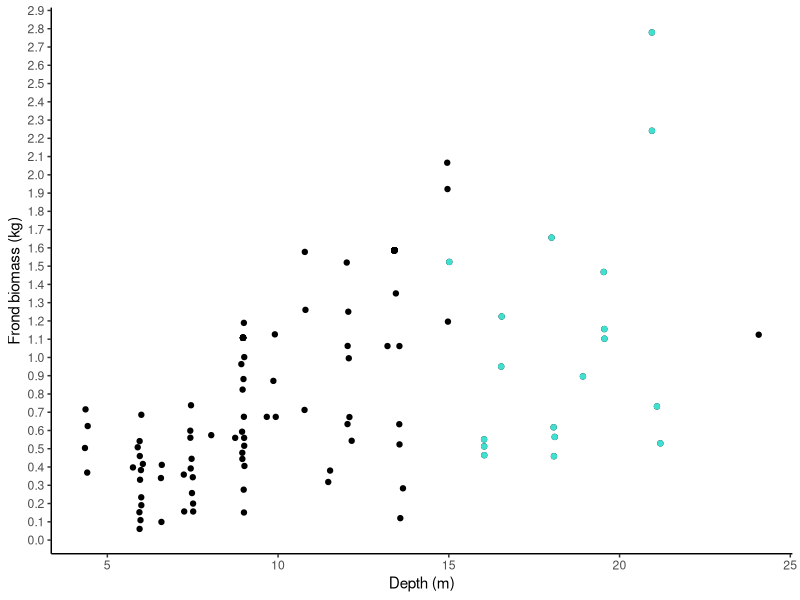
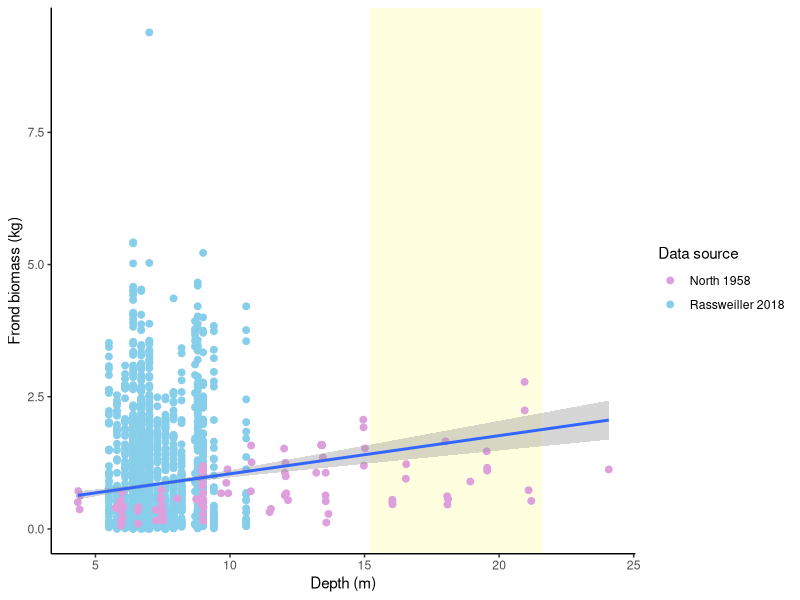
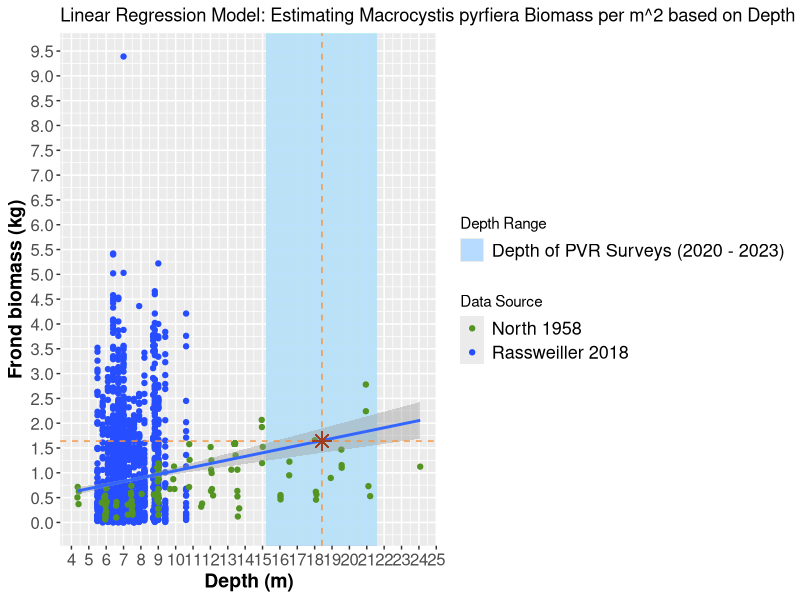
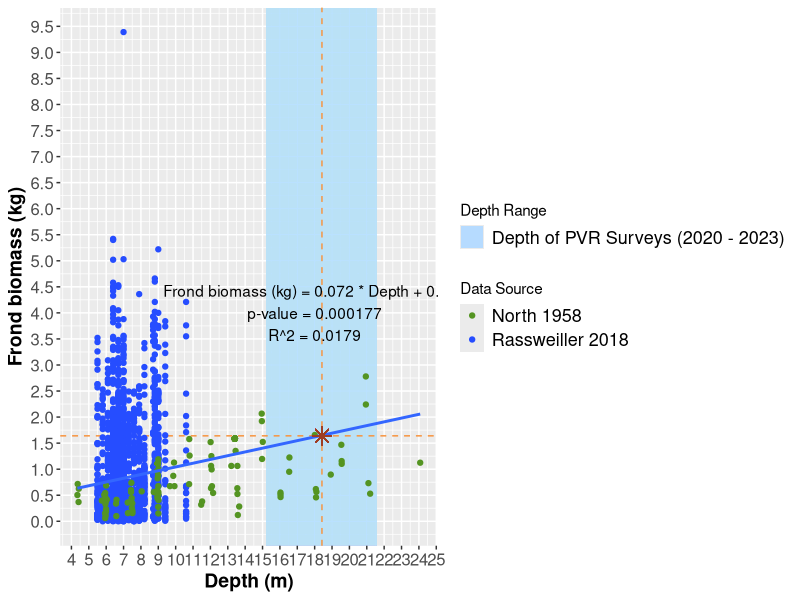
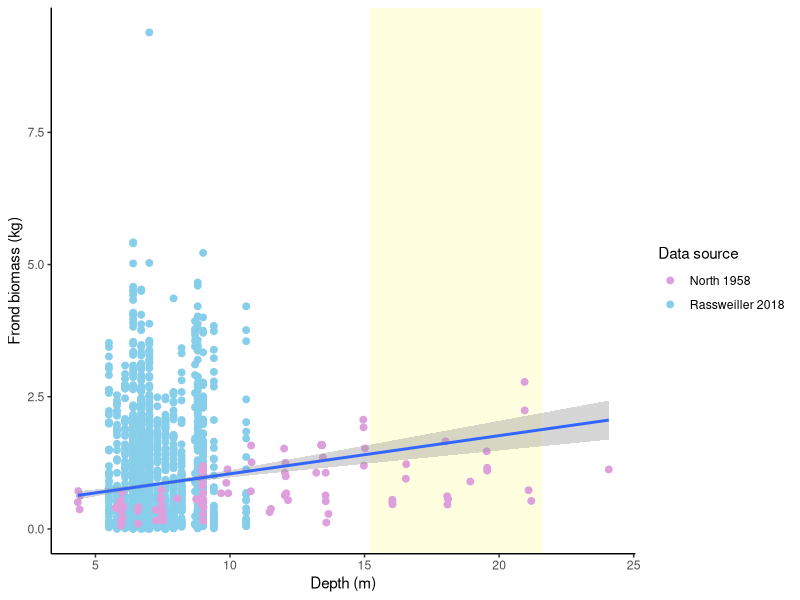
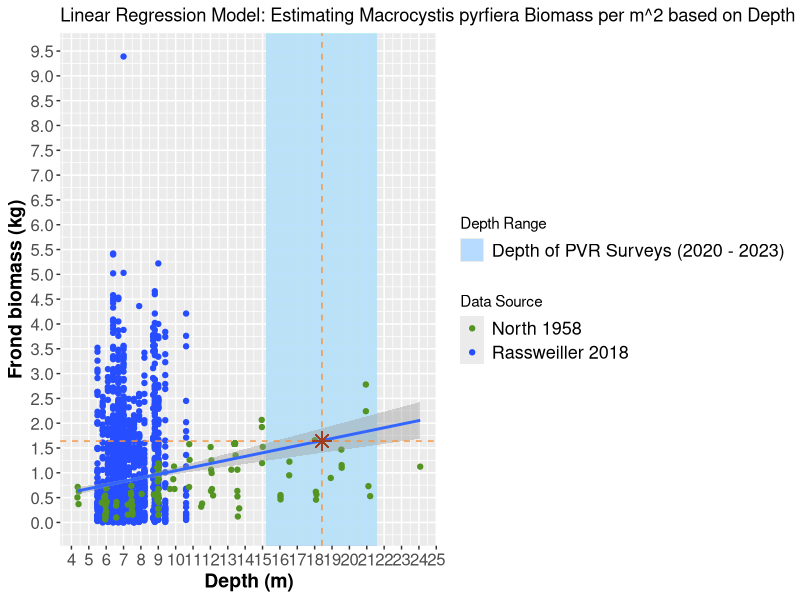

These figures' R source, in order: (Note: this script raises an error after producing the figures.)
# CREATION DATE 3 June 2024
# MODIFIED DATE 6 July  2024
# MODIFIED by Katie P. July 10 2024

# AUTHOR: kitchel@oxy.edu & placensia@oxy.edu

# PURPOSE: Determine how frond biomass varies with depth from both North 1958 and Rassweiler 2018
#K.P. Create a graph that shows how giant kelp biomass has increased each year on PVR from 2020 - 2023. Determine how to calculate biomass values on each module from stipe density values (because stipe density is a proxy for frond density).
#############################
##Setup
#############################
library(tidyverse)
library(lubridate)
############################
#LOAD DATA
############################
#open data subset of PVR only
dat_PV_macrocystis_post_construction <- read_csv(file = file.path("data","dat_PV_macrocystis_post_construction.csv"))
#View data subset
dat_PV_macrocystis_post_construction


#North et al. 1958 conducted a study on M. pyrifera to determine how much giant kelp was present in the Papalote Bed during different months of the year. Due to weathering kelp beds were not present in October and December of 1957, but thick kelp beds were observed from a campsite on shore in May 1957. Then again in May of 1958 aerial surveys revealed that the bed was once again existent. Between May and July 1957 juvenile plants appeared and better growing conditions allowed for the formation of a canopy/
# The North team collected data on giant kelp juveniles at depths from 20 to 25 m, as well as from depths from 4 to 25 m. North 1958 estimated the average weight of a stipes plus attached pneumatocysts and blades for depths of around 18 m; around the depth at which the VRG completed ARM surveys. The data set by North provides the mass of all weighed kelp fronds from this experiment.
#This data set will provide us with the depth and mass of each sampled and collected frond from the North 1958 experiment from June, July, and August of 1958.

#import North et al. 1958 data
North_1958_kelp_frond_biomass <- read_csv(file.path("data","North_1958_kelp_frond_biomass.csv"))
# Lets look at the data set
North_1958_kelp_frond_biomass
# Looks great!

# Rassweiler completed more than a decade long study on determining the relationship between NPP and biomass, and through their dive surveys they were able to create a data set that estimates the seasonal biomass, growth and NPP for the five years covered by the Reed and Rassweiler publication (2002-2006) and with a decade long of additional data (2007 - 2017).
#import Rassweiler et al. 2018 data
Rassweiler_2018_kelpdata <- read_csv(file.path("data","Rassweiler_2018_kelpdata.csv"))

Rassweiler_2018_kelpdata
############################
#PVR depths
############################

summary(dat_PV_macrocystis_post_construction$SurveyDepth_m)

#By looking at the summary of SurveyDepths in m of the dive surveys conducted at PVR we can determine whether the biomass estimates postulated by North and Rassweiler are applicable to our data set. The best way to project the biomass values from Rassweiler and Reed is to make sure that the depths at which they completed their surveys is similar to the depth at which we collected PVR ARM data as well.
# We see that the minimum depth of dive surveys completed by the VRG at PVR was 15.2 m, and the maximum depth was 21.6 m *Zoë note:(keep in mind this is dive computer data, so it's rough)

PVR_min_depth <- 15.2
PVR_max_depth <- 21.6
PVR_mean_depth <- 18.42

############################
#North 1958 predictions for this depth range
############################
# To determine the biomass at the 15.2 - 21.6 depth range we filtered North's data set to only look at fronds collected at this range.

summary(North_1958_kelp_frond_biomass |>
          filter(Depth_m > 15 & Depth_m < 22))

#For depths between 15.01 and 21.19, weight of fronds ranges from 0.45 kg to 2.77 kg with an average of 1.07 kg.

#what does this look like visually? (Highlighting depths that match our depths)
ggplot() +
  geom_point(data = North_1958_kelp_frond_biomass, aes(x = Depth_m, y = weight_kg)) +
  geom_point(data = North_1958_kelp_frond_biomass |> filter(Depth_m > 15 & Depth_m < 22), aes(x = Depth_m, y = weight_kg), color = "turquoise") +
  labs(x = "Depth (m)", y = "Frond biomass (kg)") +
  theme_classic() +
  scale_y_continuous(breaks = seq(0, 3, by = 0.1))
#ggplot shows the frond biomass at which North collected a frond between 15-22 m.

############################
#Rassweiler 2018 predictions for this depth range
############################

Rassweiler_2018_kelpdata.r <- Rassweiler_2018_kelpdata |>
  filter(complete.cases(DEPTH) & complete.cases(WT_WC) & complete.cases(WT_C)) #only include rows with data for depth, watercolumn weight, and canopy weight

# By finding the sum of column weight and canopy weight we can determine the mean weight of all giant kelp fronds
#make new column summing water column weight and canopy weight
Rassweiler_2018_kelpdata.r <- Rassweiler_2018_kelpdata.r |>
  mutate(WT_F = WT_WC + WT_C) |>
  group_by(DEPTH) |>
  mutate(mean_wt_depth = mean(WT_F, na.rm = T))

#Lets look at this column
view(Rassweiler_2018_kelpdata.r)

#run a linear model (predicting weight of frond by depth). The linear model will help describe the relationship between WT_F (sum weight of water column and canopy fronds) and the depth at which the samples were collected by the VRG at PVR (ARM).
lm_mod <- lm(WT_F ~ DEPTH, data = Rassweiler_2018_kelpdata.r)

#let's look at model results in console
summary(lm_mod)

#it's a significant relationship (Pr(>|t|) or p-value is < 0.05)
#It predicts that Frond weight = 0.117 * DEPTH + 0.010

#Therefore, this model predicts that fronds at the minimum PVR depth = 1.79 kg
#minimum depth PVR * coefficient + intercept
PVR_min_depth * 0.117 + 0.010

#And then, this model predicts that fronds at the maximum PVR depth = 2.5372 kg
#minimum depth PVR * coefficient + intercept
PVR_max_depth * 0.117 + 0.010

#How does Rasweiller data overlap with North data?

#reduce Rasweiller data to depth and biomass
# Only look at depth and biomass bc those are the two variables we want to compare with North's data
Rassweiler_2018_depth_biomass <- Rassweiler_2018_kelpdata.r |>
  select(DEPTH, WT_F) |>
  mutate(source = "Rassweiller 2018") #add new column identifying data source
view(Rassweiler_2018_depth_biomass)

#add new column to North data as well
North_1958_kelp_frond_biomass <- North_1958_kelp_frond_biomass |>
  mutate(source = "North 1958")  #add new column identifying data source
view(North_1958_kelp_frond_biomass)

#do column names and order match?
colnames(Rassweiler_2018_depth_biomass)
colnames(North_1958_kelp_frond_biomass)

#order yes, but name no, so I will change names of North to match

colnames(North_1958_kelp_frond_biomass) <- colnames(Rassweiler_2018_depth_biomass)

#combine datasets
kelp_frond_biomass_merge <- bind_rows(Rassweiler_2018_depth_biomass, North_1958_kelp_frond_biomass)
view(kelp_frond_biomass_merge)

kelp_frond_merge_scatterplot <- ggplot() +
  geom_rect(aes(xmin = PVR_min_depth, xmax = PVR_max_depth, ymin = -Inf, ymax = Inf), fill = "lightyellow") + #add depth range of PVR in background
  geom_point(data = kelp_frond_biomass_merge, aes(x = DEPTH, y = WT_F, color = source), size = 2) +
  scale_color_manual(values = c("plum","skyblue")) +
  labs(x = "Depth (m)", y = "Frond biomass (kg)", color = "Data source") +
  geom_smooth(data = kelp_frond_biomass_merge, aes(x = DEPTH, y = WT_F), method = "lm") +
  theme_classic()

kelp_frond_merge_scatterplot

# The light yellow area shows the minimum and maximum depths at which the VRG completes PVR surveys. Having this defined area help determine the points at which we can calculate frond biomass values
# The plum points identify all the data taken by North (WT_F ~ DEPTH). The skyblue points show the points at which Rassweiler collected data.
#this figure may be helpful for the poster, save it to figures folder
ggsave(kelp_frond_merge_scatterplot, path = file.path("figures"), filename = "kelp_frond_merge_scatterplot.jpg", height = 10, width = 10, units = "in")

stop_x <- 18.42
stop_y <- 1.64

#NOT USING THIS CODE: I recommend playing around with this figure to add dates of papers to legend, and make points and figure labels larger
kelp_frond_merge_scatterplot2 <- ggplot(data = kelp_frond_biomass_merge) +
  ggtitle("Linear Regression Model: Estimating Macrocystis pyrfiera Biomass per m^2 based on Depth") +
  geom_rect(aes(xmin = PVR_min_depth, xmax = PVR_max_depth, ymin = -Inf, ymax = Inf, fill = "Depth of PVR Surveys (2020 - 2023)"), colour = NA, alpha = 0.05) + #add depth range of PVR in background
  geom_point(data = kelp_frond_biomass_merge, aes(x = DEPTH, y = WT_F, color = source), size = 1.5) +
  scale_color_manual(values = c("#549422","#264DFF")) +
  labs(x = "Depth (m)", y = "Frond biomass (kg)", color = "Data Source") +
  geom_smooth(data = kelp_frond_biomass_merge, aes(x = DEPTH, y = WT_F), method = "lm") +
  geom_vline(xintercept = stop_x, linetype = "dashed", color = "#F69541") +
  geom_hline(yintercept = stop_y, linetype = "dashed", color = "#F69541") +
  geom_point(aes(x = stop_x, y = stop_y), shape = 8, size = 4, color = "#9E3D22", fill = "yellow") +
  scale_y_continuous(breaks = seq(0, 11, by = 0.5)) +
  scale_x_continuous(breaks = seq(0, 25, by = 1)) +
  theme(axis.text = element_text(size = 12),
        axis.title = element_text(size = 14, face = "bold"),
        legend.text = element_text(size = 13)) +
  scale_fill_manual('Depth Range',
                    values = '#B6DBFF',
                    guide = guide_legend(override.aes = list(alpha = 1)))

kelp_frond_merge_scatterplot2





# Attempting to add geom = text
# #1 geom_text(aes(label = pastel("y =", round(coef(lm(y ~ x, data = PVR_frond_biomass_model_output))[1], 2), "* x +", round(coef(lm(y ~ x, data = PVR_frond_biomass_model_output))[2], 2))), x = 15, y = 50, hjust = 0, parse = TRUE)


stop_x <- 18.42
stop_y <- 1.64

kelp_frond_merge_scatterplot23 <- ggplot(data = kelp_frond_biomass_merge) +
  geom_rect(aes(xmin = PVR_min_depth, xmax = PVR_max_depth, ymin = -Inf, ymax = Inf, fill = "Depth of PVR Surveys (2020 - 2023)"), colour = NA, alpha = 0.05) +
  geom_vline(xintercept = stop_x, linetype = "dashed", color = "#F69541") +
  geom_hline(yintercept = stop_y, linetype = "dashed", color = "#F69541") + #add depth range of PVR in background
  annotate(geom = "text", x = 18, y = 4, label = "Frond biomass (kg) = 0.072 * Depth + 0.320\np-value = 0.000177\nR^2 = 0.0179") +
  geom_point(data = kelp_frond_biomass_merge, aes(x = DEPTH, y = WT_F, color = source), size = 1.5) +
  scale_color_manual(values = c("#549422","#264DFF"), name = "Data Source") +
  labs(x = "Depth (m)", y = "Frond biomass (kg)", color = "Data Source", color = source) +
  geom_smooth(data = kelp_frond_biomass_merge, aes(x = DEPTH, y = WT_F), method = "lm", se = FALSE) +
  geom_point(aes(x = stop_x, y = stop_y), shape = 8, size = 4, color = "#9E3D22", fill = "yellow") +
  scale_y_continuous(breaks = seq(0, 11, by = 0.5)) +
  scale_x_continuous(breaks = seq(0, 25, by = 1)) +
  theme(axis.text = element_text(size = 12),
        axis.title = element_text(size = 14, face = "bold"),
        legend.text = element_text(size = 13)) +
  scale_fill_manual('Depth Range',
                    values = '#B6DBFF',
                    guide = guide_legend(override.aes = list(alpha = 1)))

kelp_frond_merge_scatterplot23


ggsave(kelp_frond_merge_scatterplot2, path = ("figures"), filename = "kelp_frond_merge_scatterplot2.jpg", width = 20, height = 8, units = "in", dpi = 300)


# CHATGPT FIXED CODE
library(ggplot2)

# Assuming stop_x and stop_y are defined somewhere else in your script
stop_x <- 18.42
stop_y <- 1.64

single_point <- kelp_frond_biomass_merge(
  x = 18.42,
  y = 1.65,
  label = "Mean Depth of PVR Dive Surveys"
)



#Need to add geom_point star to legend: * = average weight of giant kelp (1.64 kg/m^2) at mean depth of all PVR surveys (18.42 m)
kelp_frond_merge_scatterplot234 <- ggplot(data = kelp_frond_biomass_merge, aes(x = DEPTH, y = WT_F, color = group)) +
  geom_rect(aes(xmin = PVR_min_depth, xmax = PVR_max_depth, ymin = -Inf, ymax = Inf, fill = "Depth of PVR Surveys (2020 - 2023)"), colour = NA, alpha = 0.05) + # add depth range of PVR in background
  geom_point(aes(color = source), size = 1.5) +
  geom_vline(xintercept = 18.42, linetype = "dashed", color = "#F69541", size = 0.5 ) +
  geom_hline(yintercept = 1.64, linetype = "dashed", color = "#F69541", size = 0.5 ) +
  annotate(geom = "text", size = 4, x = 18.5, y = 4.2,
           label = "Frond biomass (kg) = Depth * 0.072 + 0.320\np-value = 0.000177\nR^2 = 0.0179") +  # Corrected the label to display on multiple lines
  scale_color_manual(values = c("#549422", "#264DFF")) +
  labs(x = "Depth (m)", y = "Frond biomass (kg)", color = "Data Source") +
  geom_smooth(method = "lm") +  # Added geom_smooth for linear model
  geom_point(aes(x = stop_x, y = stop_y), shape = 8, size = 4, color = "#9E3D22", fill = "yellow") +
  scale_y_continuous(breaks = seq(0, 11, by = 0.5)) +
  scale_x_continuous(breaks = seq(0, 25, by = 1)) +
  theme(axis.text = element_text(size = 12),
        axis.title = element_text(size = 14, face = "bold"),
        legend.text = element_text(size = 13)) +
  scale_fill_manual('Depth Range',
                    values = '#B6DBFF',
                    guide = guide_legend(override.aes = list(alpha = 1)))

kelp_frond_merge_scatterplot234


# This figure shows us the intersection point of the linear model formula/regression line that predicts the "WT_F" (frond wet weight) at the average depth.
# The geom_smooth line provides us with a way to predict the average wet weight of a kelp frond at a specific depth. The average depth of PVR surveys was 18.42 m. We see that at the intersection point of the lm formula, the average frond biomass of giant kelp is 1.64 kg.



PVR_linear_plot <- ggplot(data = kelp_frond_biomass_merge) +
  geom_smooth(data = kelp_frond_biomass_merge, aes(x = DEPTH, y = WT_F), method = "lm") +
  theme_classic()

#you can also make other adjustments to your liking!
#It could even be cool to include the linear model you build below on the plot as well as text
#You'd want to share model structure (y = mx+b with actual values for m and b, the R^2 value, and the p value)

#let's build another linear model (predicting weight of frond by depth)
# This new linear model will provide us with a formula to predict kelp biomass within a specific depth in the PVR data set.
lm_mod_full <- lm(WT_F ~ DEPTH, data = kelp_frond_biomass_merge)

#let's look at model results in console
summary(lm_mod_full)

#it's a significant relationship (Pr(>|t|) or p-value is < 0.05)
#It predicts that Frond weight = 0.072 * DEPTH + 0.320

#Therefore, this model predicts that fronds at the minimum PVR depth = 1.4144 kg
#minimum depth PVR * coefficient + intercept
PVR_min_depth * 0.072 + 0.320

#And then, this model predicts that fronds at the maximum PVR depth = 1.8752 kg
#minimum depth PVR * coefficient + intercept
PVR_max_depth * 0.072 + 0.320

#Let's move forward with the merged datasets for analyses
# We will use PVR mean depth from model for mean frond biomass, but also consider minimum and maximum values as well
PVR_mean_depth * 0.072 + 0.320

#--> 1.64 kg per frond on average for depths between 15.2 m to 21.6 (using both Rassweiller and North as input to a simple linear model)

#save these outputs in a data frame for future scripts
PVR_frond_biomass_model_output <- data.frame(weight_component = c("min","mean","max"), weight_kg = c(PVR_min_depth * 0.072 + 0.320,
                                                                                                     PVR_mean_depth * 0.072 + 0.320,
                                                                                                     PVR_max_depth * 0.072 + 0.320))

write_csv(PVR_frond_biomass_model_output, file = file.path("output","PVR_frond_biomass_model_output.csv"))


